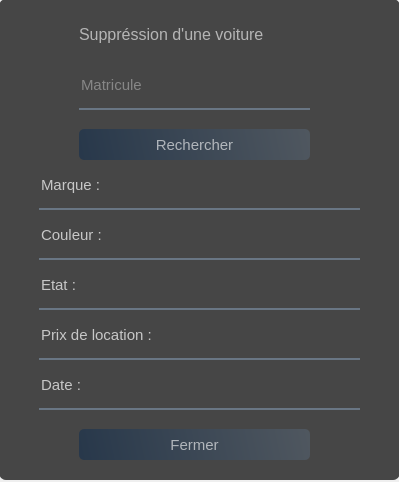
<?xml version="1.0" encoding="UTF-8"?>
<ui version="4.0">
 <class>Form</class>
 <widget class="QWidget" name="Form">
  <property name="geometry">
   <rect>
    <x>0</x>
    <y>0</y>
    <width>399</width>
    <height>482</height>
   </rect>
  </property>
  <property name="windowTitle">
   <string>Form</string>
  </property>
  <widget class="QWidget" name="widget" native="true">
   <property name="geometry">
    <rect>
     <x>-1</x>
     <y>-1</y>
     <width>401</width>
     <height>491</height>
    </rect>
   </property>
   <widget class="QLabel" name="label">
    <property name="geometry">
     <rect>
      <x>0</x>
      <y>-5</y>
      <width>401</width>
      <height>491</height>
     </rect>
    </property>
    <property name="styleSheet">
     <string notr="true">border-image: url(:/images/car-wallpapers-euimg.jpg);</string>
    </property>
    <property name="text">
     <string/>
    </property>
   </widget>
   <widget class="QLabel" name="label_2">
    <property name="geometry">
     <rect>
      <x>0</x>
      <y>0</y>
      <width>401</width>
      <height>481</height>
     </rect>
    </property>
    <property name="styleSheet">
     <string notr="true">background-color:rgba(0,0,0,180); 
border-radius:7px; </string>
    </property>
    <property name="text">
     <string/>
    </property>
   </widget>
   <widget class="QLabel" name="label_3">
    <property name="geometry">
     <rect>
      <x>80</x>
      <y>10</y>
      <width>311</width>
      <height>51</height>
     </rect>
    </property>
    <property name="font">
     <font>
      <pointsize>12</pointsize>
     </font>
    </property>
    <property name="styleSheet">
     <string notr="true">color : white ;
color:rgba(255,255,255,0.6);</string>
    </property>
    <property name="text">
     <string>Suppréssion d'une voiture</string>
    </property>
   </widget>
   <widget class="QLineEdit" name="lineEdit">
    <property name="geometry">
     <rect>
      <x>80</x>
      <y>70</y>
      <width>231</width>
      <height>41</height>
     </rect>
    </property>
    <property name="font">
     <font>
      <pointsize>11</pointsize>
     </font>
    </property>
    <property name="styleSheet">
     <string notr="true">background-color: rgba(0,0,0,0);
border : none ;
border-bottom : 2px solid rgba(105,118,132,255);
color :rgba(255,255,255,0.7);
padding-bottom:7px ;</string>
    </property>
    <property name="text">
     <string/>
    </property>
    <property name="placeholderText">
     <string>Matricule</string>
    </property>
    <property name="clearButtonEnabled">
     <bool>true</bool>
    </property>
   </widget>
   <widget class="QLineEdit" name="lineEdit_3">
    <property name="geometry">
     <rect>
      <x>120</x>
      <y>170</y>
      <width>241</width>
      <height>41</height>
     </rect>
    </property>
    <property name="font">
     <font>
      <pointsize>11</pointsize>
     </font>
    </property>
    <property name="styleSheet">
     <string notr="true">background-color: rgba(0,0,0,0);
border : none ;
border-bottom : 2px solid rgba(105,118,132,255);
color :rgba(255,255,255,0.7);
padding-bottom:7px ;</string>
    </property>
    <property name="readOnly">
     <bool>true</bool>
    </property>
    <property name="placeholderText">
     <string/>
    </property>
    <property name="clearButtonEnabled">
     <bool>false</bool>
    </property>
   </widget>
   <widget class="QPushButton" name="pushButton">
    <property name="geometry">
     <rect>
      <x>80</x>
      <y>130</y>
      <width>231</width>
      <height>31</height>
     </rect>
    </property>
    <property name="font">
     <font>
      <pointsize>11</pointsize>
      <bold>false</bold>
     </font>
    </property>
    <property name="styleSheet">
     <string notr="true">QPushButton#pushButton{
background-color : qlineargradient(spread:pad,x1:0,y1:0.505682,x2:1,y2:0.477,stop:0 rgba(20,47,78,0.6),stop:1 rgba(85,98,112,0.6));
color:rgba(255,255,255,0.6);
border-radius:5px;
}
QPushButton#pushButton:hover{
background-color : qlineargradient(spread:pad,x1:0,y1:0.505682,x2:1,y2:0.477,stop:0 rgba(40,67,98,219),stop:1 rgba(105,118,132,226));
}
QPushButton#pushButton:pressed{
background-color : qlineargradient(spread:pad,x1:0,y1:0.505682,x2:1,y2:0.477,stop:0  rgba(20,47,78,0.6),stop:1 rgba(85,98,112,0.6));
color:rgba(255,255,255,210);
border-radius:5px;
}
</string>
    </property>
    <property name="text">
     <string>Rechercher</string>
    </property>
   </widget>
   <widget class="QLineEdit" name="lineEdit_4">
    <property name="geometry">
     <rect>
      <x>40</x>
      <y>170</y>
      <width>81</width>
      <height>41</height>
     </rect>
    </property>
    <property name="font">
     <font>
      <pointsize>11</pointsize>
     </font>
    </property>
    <property name="styleSheet">
     <string notr="true">background-color: rgba(0,0,0,0);
border : none ;
border-bottom : 2px solid rgba(105,118,132,255);
color :rgba(255,255,255,0.7);
padding-bottom:7px ;</string>
    </property>
    <property name="text">
     <string>Marque :</string>
    </property>
    <property name="readOnly">
     <bool>true</bool>
    </property>
    <property name="placeholderText">
     <string/>
    </property>
    <property name="clearButtonEnabled">
     <bool>false</bool>
    </property>
   </widget>
   <widget class="QLineEdit" name="lineEdit_5">
    <property name="geometry">
     <rect>
      <x>40</x>
      <y>220</y>
      <width>81</width>
      <height>41</height>
     </rect>
    </property>
    <property name="font">
     <font>
      <pointsize>11</pointsize>
     </font>
    </property>
    <property name="styleSheet">
     <string notr="true">background-color: rgba(0,0,0,0);
border : none ;
border-bottom : 2px solid rgba(105,118,132,255);
color :rgba(255,255,255,0.7);
padding-bottom:7px ;</string>
    </property>
    <property name="text">
     <string>Couleur :</string>
    </property>
    <property name="readOnly">
     <bool>true</bool>
    </property>
    <property name="placeholderText">
     <string/>
    </property>
    <property name="clearButtonEnabled">
     <bool>false</bool>
    </property>
   </widget>
   <widget class="QLineEdit" name="lineEdit_6">
    <property name="geometry">
     <rect>
      <x>40</x>
      <y>270</y>
      <width>81</width>
      <height>41</height>
     </rect>
    </property>
    <property name="font">
     <font>
      <pointsize>11</pointsize>
     </font>
    </property>
    <property name="styleSheet">
     <string notr="true">background-color: rgba(0,0,0,0);
border : none ;
border-bottom : 2px solid rgba(105,118,132,255);
color :rgba(255,255,255,0.7);
padding-bottom:7px ;</string>
    </property>
    <property name="text">
     <string>Etat :</string>
    </property>
    <property name="readOnly">
     <bool>true</bool>
    </property>
    <property name="placeholderText">
     <string/>
    </property>
    <property name="clearButtonEnabled">
     <bool>false</bool>
    </property>
   </widget>
   <widget class="QLineEdit" name="lineEdit_7">
    <property name="geometry">
     <rect>
      <x>40</x>
      <y>320</y>
      <width>151</width>
      <height>41</height>
     </rect>
    </property>
    <property name="font">
     <font>
      <pointsize>11</pointsize>
     </font>
    </property>
    <property name="styleSheet">
     <string notr="true">background-color: rgba(0,0,0,0);
border : none ;
border-bottom : 2px solid rgba(105,118,132,255);
color :rgba(255,255,255,0.7);
padding-bottom:7px ;</string>
    </property>
    <property name="text">
     <string>Prix de location :</string>
    </property>
    <property name="readOnly">
     <bool>true</bool>
    </property>
    <property name="placeholderText">
     <string/>
    </property>
    <property name="clearButtonEnabled">
     <bool>false</bool>
    </property>
   </widget>
   <widget class="QLineEdit" name="lineEdit_8">
    <property name="geometry">
     <rect>
      <x>40</x>
      <y>370</y>
      <width>81</width>
      <height>41</height>
     </rect>
    </property>
    <property name="font">
     <font>
      <pointsize>11</pointsize>
     </font>
    </property>
    <property name="styleSheet">
     <string notr="true">background-color: rgba(0,0,0,0);
border : none ;
border-bottom : 2px solid rgba(105,118,132,255);
color :rgba(255,255,255,0.7);
padding-bottom:7px ;</string>
    </property>
    <property name="text">
     <string>Date :</string>
    </property>
    <property name="readOnly">
     <bool>true</bool>
    </property>
    <property name="placeholderText">
     <string/>
    </property>
    <property name="clearButtonEnabled">
     <bool>false</bool>
    </property>
   </widget>
   <widget class="QLineEdit" name="lineEdit_9">
    <property name="geometry">
     <rect>
      <x>120</x>
      <y>220</y>
      <width>241</width>
      <height>41</height>
     </rect>
    </property>
    <property name="font">
     <font>
      <pointsize>11</pointsize>
     </font>
    </property>
    <property name="styleSheet">
     <string notr="true">background-color: rgba(0,0,0,0);
border : none ;
border-bottom : 2px solid rgba(105,118,132,255);
color :rgba(255,255,255,0.7);
padding-bottom:7px ;</string>
    </property>
    <property name="readOnly">
     <bool>true</bool>
    </property>
    <property name="placeholderText">
     <string/>
    </property>
    <property name="clearButtonEnabled">
     <bool>false</bool>
    </property>
   </widget>
   <widget class="QLineEdit" name="lineEdit_10">
    <property name="geometry">
     <rect>
      <x>120</x>
      <y>270</y>
      <width>241</width>
      <height>41</height>
     </rect>
    </property>
    <property name="font">
     <font>
      <pointsize>11</pointsize>
     </font>
    </property>
    <property name="styleSheet">
     <string notr="true">background-color: rgba(0,0,0,0);
border : none ;
border-bottom : 2px solid rgba(105,118,132,255);
color :rgba(255,255,255,0.7);
padding-bottom:7px ;</string>
    </property>
    <property name="readOnly">
     <bool>true</bool>
    </property>
    <property name="placeholderText">
     <string/>
    </property>
    <property name="clearButtonEnabled">
     <bool>false</bool>
    </property>
   </widget>
   <widget class="QLineEdit" name="lineEdit_11">
    <property name="geometry">
     <rect>
      <x>190</x>
      <y>320</y>
      <width>171</width>
      <height>41</height>
     </rect>
    </property>
    <property name="font">
     <font>
      <pointsize>11</pointsize>
     </font>
    </property>
    <property name="styleSheet">
     <string notr="true">background-color: rgba(0,0,0,0);
border : none ;
border-bottom : 2px solid rgba(105,118,132,255);
color :rgba(255,255,255,0.7);
padding-bottom:7px ;</string>
    </property>
    <property name="readOnly">
     <bool>true</bool>
    </property>
    <property name="placeholderText">
     <string/>
    </property>
    <property name="clearButtonEnabled">
     <bool>false</bool>
    </property>
   </widget>
   <widget class="QLineEdit" name="lineEdit_12">
    <property name="geometry">
     <rect>
      <x>120</x>
      <y>370</y>
      <width>241</width>
      <height>41</height>
     </rect>
    </property>
    <property name="font">
     <font>
      <pointsize>11</pointsize>
     </font>
    </property>
    <property name="styleSheet">
     <string notr="true">background-color: rgba(0,0,0,0);
border : none ;
border-bottom : 2px solid rgba(105,118,132,255);
color :rgba(255,255,255,0.7);
padding-bottom:7px ;</string>
    </property>
    <property name="readOnly">
     <bool>true</bool>
    </property>
    <property name="placeholderText">
     <string/>
    </property>
    <property name="clearButtonEnabled">
     <bool>false</bool>
    </property>
   </widget>
   <widget class="QPushButton" name="pushButton_3">
    <property name="geometry">
     <rect>
      <x>80</x>
      <y>430</y>
      <width>231</width>
      <height>31</height>
     </rect>
    </property>
    <property name="font">
     <font>
      <pointsize>11</pointsize>
      <bold>false</bold>
     </font>
    </property>
    <property name="styleSheet">
     <string notr="true">QPushButton#pushButton_3{
background-color : qlineargradient(spread:pad,x1:0,y1:0.505682,x2:1,y2:0.477,stop:0 rgba(20,47,78,0.6),stop:1 rgba(85,98,112,0.6));
color:rgba(255,255,255,0.6);
border-radius:5px;
}
QPushButton#pushButton_3:hover{
background-color : qlineargradient(spread:pad,x1:0,y1:0.505682,x2:1,y2:0.477,stop:0 rgba(40,67,98,219),stop:1 rgba(105,118,132,226));
}
QPushButton#pushButton_3:pressed{
background-color : qlineargradient(spread:pad,x1:0,y1:0.505682,x2:1,y2:0.477,stop:0  rgba(20,47,78,0.6),stop:1 rgba(85,98,112,0.6));
color:rgba(255,255,255,210);
border-radius:5px;
}
</string>
    </property>
    <property name="text">
     <string>Fermer</string>
    </property>
   </widget>
  </widget>
 </widget>
 <resources>
  <include location="res_msgbox.qrc"/>
 </resources>
 <connections/>
</ui>
